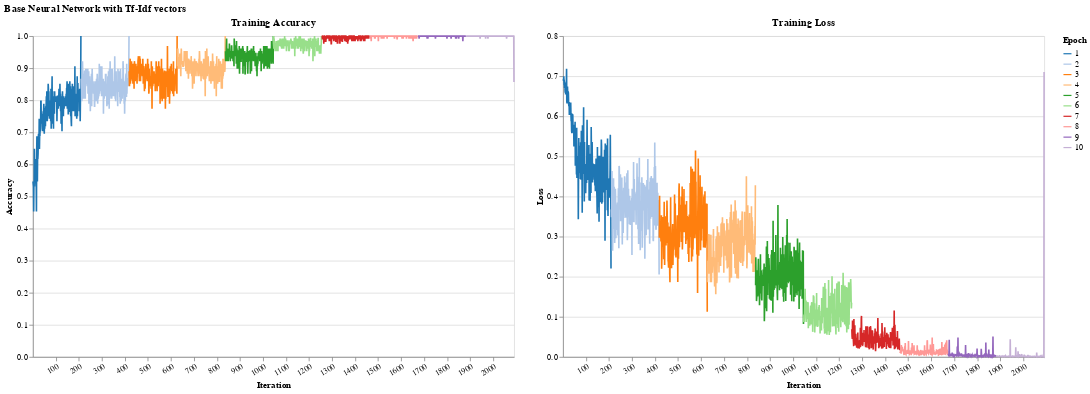

Source (notebook cell):
### Code cell
# Test char tfidf feature on NN
train_data_nn = encode_data(train_raw, char_tfidf)
test_data_nn = encode_data(test_raw, char_tfidf)

train_config = TrainConfig(
    num_epochs      = 10,
    early_stop      = False,
    violation_limit = 5,
)

dataloader = DataLoader(train_data_nn, batch_size=128, shuffle=True)

USE_CACHE = False


model_nn = NeuralNetwork(
    input_size=len(char_tfidf.vocabulary_),
    hidden_size=128,
    device='cpu'
)

if (models_dir / 'model_nn.pt').exists() and USE_CACHE:
    model_nn = load_model(model_nn, models_dir, 'model_nn')
else:
    model_nn.fit(dataloader, train_config, disable_progress_bar=False)
    save_model(model_nn, models_dir, "model_nn")


with torch.no_grad():
    # X_test = torch.stack([dta[0] for dta in test])
    X_test = torch.stack([test[0] for test in test_data_nn]).to(model_nn.device)
    y_test = torch.stack([test[1] for test in test_data_nn]).to(model_nn.device)
    y_pred = model_nn.predict(X_test)


print(precision_recall_fscore_support(y_test, y_pred, average='binary'))
print("AUC", roc_auc_score(y_test, y_pred))

# Plot training accuracy and loss side-by-side
plot_results(model_nn, train_config, dataloader)

### Figure 1 — Vega-Lite specification as saved in the notebook (floating-point values rounded to 4 significant figures; data arrays with more than 128 entries replaced by an {"elided": "..."} marker saying what was removed)
{"config": {"view": {"continuousWidth": 300, "continuousHeight": 300}}, "hconcat": [{"mark": {"type": "line"}, "encoding": {"color": {"field": "epoch", "scale": {"scheme": "category20"}, "title": "Epoch", "type": "nominal"}, "x": {"axis": {"labelAngle": -30, "title": "Iteration", "values": [0, 100, 200, 300, 400, 500, 600, 700, 800, 900, 1000, 1100, 1200, 1300, 1400, 1500, 1600, 1700, 1800, 1900, 2000]}, "field": "iteration", "type": "nominal"}, "y": {"axis": {"title": "Accuracy"}, "field": "training_acc", "type": "quantitative"}}, "height": 400, "title": "Training Accuracy", "width": 600}, {"mark": {"type": "line"}, "encoding": {"color": {"field": "epoch", "scale": {"scheme": "category20"}, "title": "Epoch", "type": "nominal"}, "x": {"axis": {"labelAngle": -30, "title": "Iteration", "values": [0, 100, 200, 300, 400, 500, 600, 700, 800, 900, 1000, 1100, 1200, 1300, 1400, 1500, 1600, 1700, 1800, 1900, 2000]}, "field": "iteration", "type": "nominal"}, "y": {"axis": {"title": "Loss"}, "field": "training_loss", "type": "quantitative"}}, "height": 400, "title": "Training Loss", "width": 600}], "data": {"name": "data-48cce803979d0cff68ce3b73e1aee9e3"}, "title": "Base Neural Network with Tf-Idf vectors", "$schema": "https://vega.github.io/schema/vega-lite/v5.17.0.json", "datasets": {"data-48cce803979d0cff68ce3b73e1aee9e3": {"elided": "2090 records"}}}
